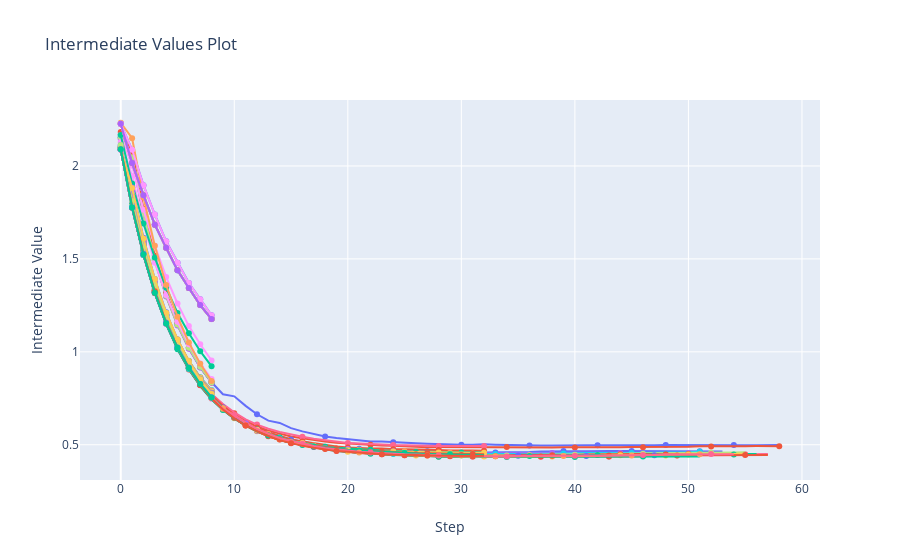

Here is the notebook cell this chart was saved with:
### Code cell
# optuna.visualization.plot_intermediate_values(study)
fig = optuna.visualization._get_intermediate_plot(study)
py.plot(fig, filename='intermediate_values.html')
fig.show()
